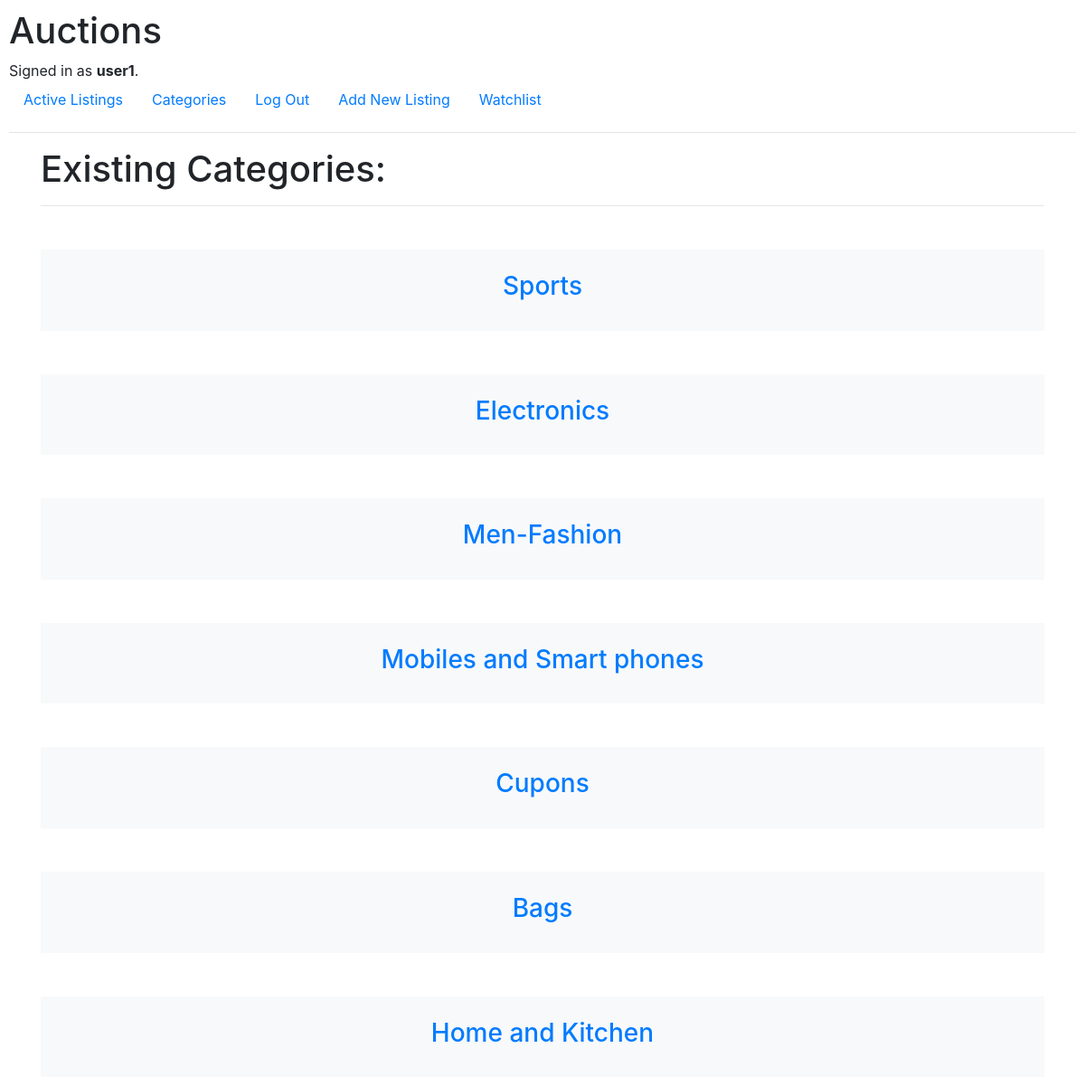
Page /categories/ (signed in) on the committed database.
### auctions/models.py (models this page shows, shortened)
class User(AbstractUser):
    id = models.AutoField(primary_key=True)

class Category (models.Model):
    id = models.AutoField(primary_key=True)
    name = models.TextField(max_length=100)

### auctions/views.py (the view)
def cats (request):
    cats = Category.objects.all()
    return render (request, "auctions/cats.html", {
        "cats" : cats
    })

### auctions/templates/auctions/cats.html
{% extends "auctions/layout.html" %}
{% block body%}
<div class="container">
  <h1>Existing Categories: </h1>
  <hr>
  {% for cat in cats %}
  <a href="{% url 'catlist' cat.name %}" >
    <div class="text-center mt-5 p-4 bg-light">
      <h3>{{cat.name}}</h3>
    </div>
  </a>
  {% endfor %}
</div>
{% endblock %}

### auctions/templates/auctions/layout.html (shortened to what this page needs)
{% load static %}
<!DOCTYPE html>
<html lang="en">
    <head>
        <link rel="stylesheet" href="https://stackpath.bootstrapcdn.com/bootstrap/4.4.1/css/bootstrap.min.css">
        <link href="{% static 'auctions/styles.css' %}" rel="stylesheet">
    </head>
    <body>
        <h1>Auctions</h1>
        <div>
            {% if user.is_authenticated %}
                Signed in as <strong>{{ user.username }}</strong>.
            {% else %}
                Not signed in.
            {% endif %}
        </div>
        <ul class="nav">
            <li class="nav-item">
                <a class="nav-link" href="{% url 'index' %}">Active Listings</a>
            </li>
            <li class="nav-item">
                <a  class="nav-link" href="{% url 'cats' %}">Categories</a>
            </li>
            {% if user.is_authenticated %}
                <li class="nav-item">
                    <a class="nav-link" href="{% url 'logout' %}">Log Out</a>
                </li>
                <li class="nav-item">
                    <a class="nav-link" href="{% url 'add_listing' %}">Add New Listing</a>
                </li>
                <li class="nav-item">
                    <a href="{% url 'watchlist' %}" class="nav-link">Watchlist</a>
                </li>
            {% endif %}
        </ul>
        <hr>
        {% block body %}
        {% endblock %}
    </body>
</html>

### auctions/static/auctions/styles.css (style rules this page uses)
body { padding: 10px; }

### rows in the picture
User: username "user1"
Category: name "Sports"
Category: name "Electronics"
Category: name "Men-Fashion"
Category: name "Mobiles and Smart phones"
Category: name "Cupons"
Category: name "Bags"
Category: name "Home and Kitchen"
